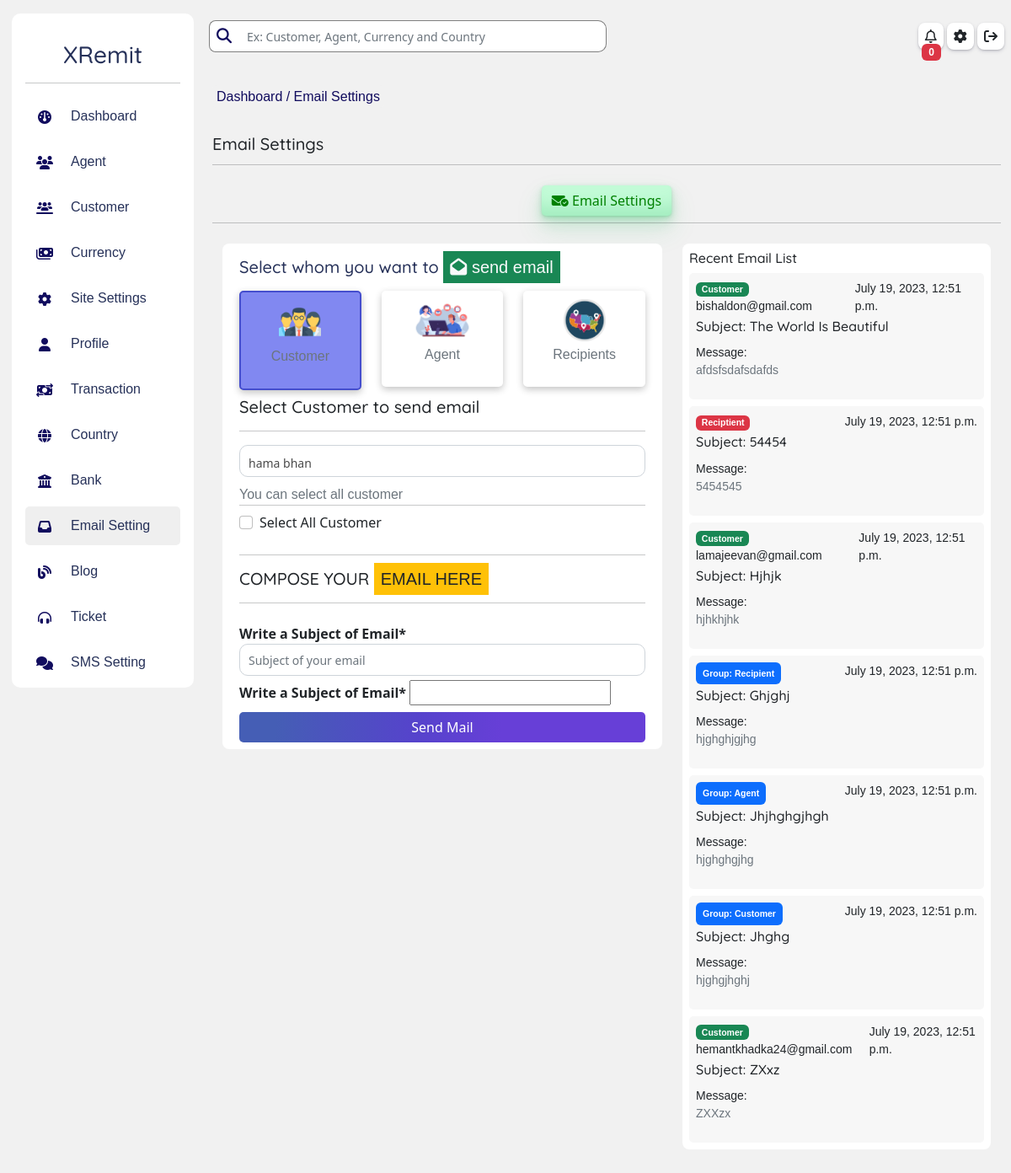
Page /owner/email-setting on the earlier database version.
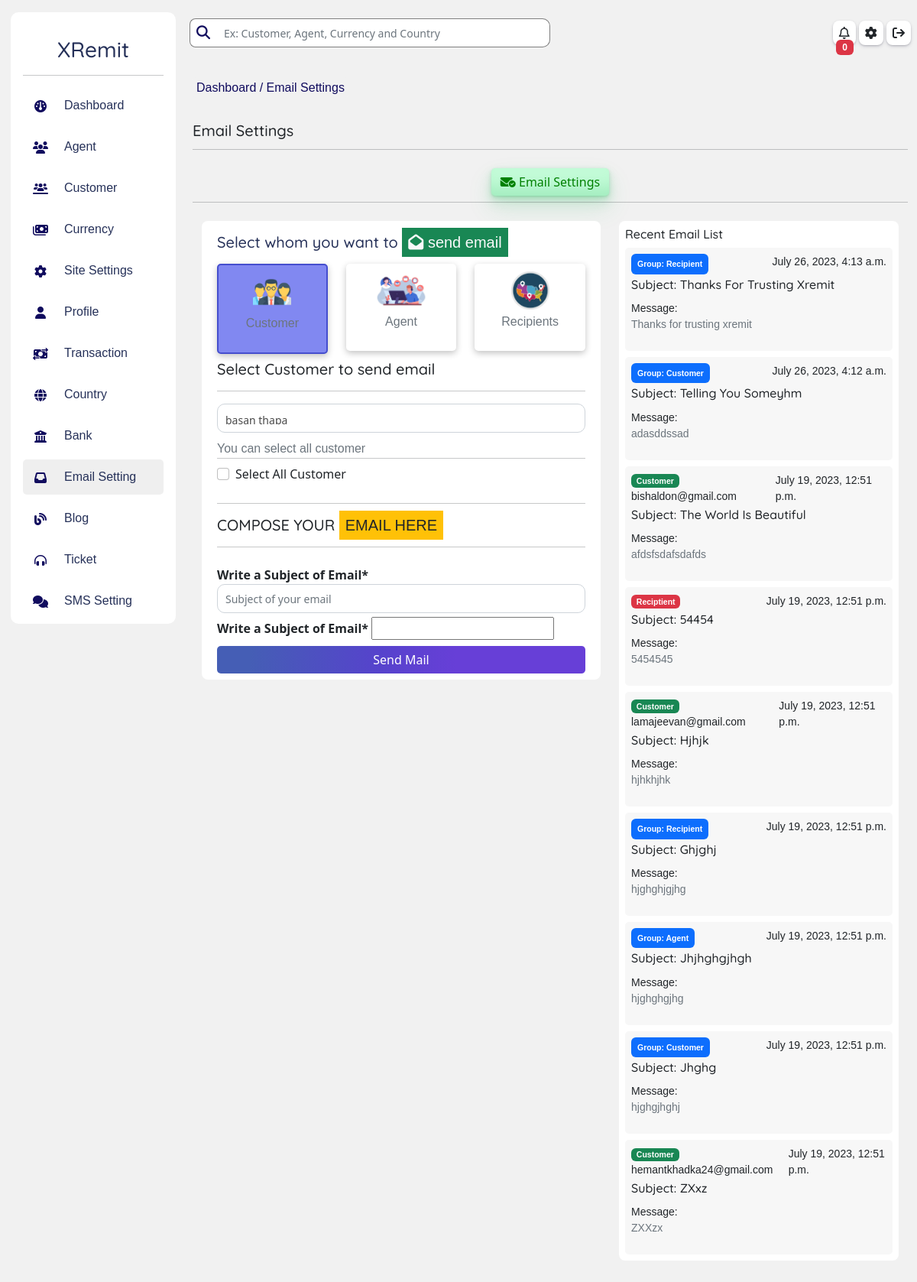
Same page on the later database version.
### homepage/models.py (models this page shows, shortened)
class EmailList(models.Model):
    customer = models.ForeignKey(Customer, related_name='customer_email', on_delete=models.CASCADE, null = True, blank=True)
    reciptient = models.ForeignKey(Recipient, related_name='email_recipient', on_delete=models.DO_NOTHING, null = True, blank= True)
    agent = models.ForeignKey(Agent, related_name='agent_email', on_delete=models.CASCADE, null = True, blank=True)
    subject = models.CharField(max_length=200)
    message = RichTextUploadingField()
    group = models.CharField(max_length=200, choices=(
        ('Agent', 'Agent'),
        ('Customer', 'Customer'),
        ('Recipient', 'Recipient'),
        ('All', 'All'),
        ('Individual', 'Individual')
    ), default= 'Individual')
    created_at = models.DateTimeField(auto_now_add=True)
    updated_at = models.DateTimeField(auto_now=True)

class Customer(models.Model):
    admin = models.OneToOneField(CustomUser, related_name ="customer", on_delete=models.CASCADE, null = True, blank = True)
    number = models.BigIntegerField(null = True)
    mail_address = models.CharField(max_length=100, null = True, blank = True)
    state = models.CharField(max_length=100, null = True, blank = True)
    zip_code = models.IntegerField(null = True, blank = True)
    city = models.CharField(max_length=100, null = True, blank = True)
    country = models.ForeignKey(Country, related_name='customer_country', on_delete=models.CASCADE, null = True, blank= True)
    address = models.CharField(max_length = 200, null = True, blank = True)
    profil_pic = models.ImageField(upload_to ="profile_pic/customer/", null = True, blank = True)
    created_at = models.DateTimeField(auto_now_add= True)
    added_by = models.ForeignKey(CustomUser, null=True, blank = True, related_name = 'student_adder', on_delete = models.CASCADE)
    updated_at = models.DateTimeField(auto_now=True)
    banned = models.BooleanField(default=False)
    security = models.CharField(max_length=200, choices=(
        ('email', 'email'),
        ('sms', 'sms'),
        ('both', 'both'),
        ('none','none')
    ), default='none', null= True, blank = True)
    kyc_verified = models.BooleanField(default=False)
    rejected = models.BooleanField(default=False)
    objects = models.Manager()

class CustomUser(AbstractUser):
    user_type_data = (("owner", "owner"), ("agent", 'agent'), ("customer", 'customer'))
    user_type = models.CharField(default = "owner", choices = user_type_data, max_length = 20)
    email = models.EmailField(unique = True)

### owner/views.py (the view, shortened to what this page needs)
# urls.py: path('email-setting', views.emailSetting, name = "emailSetting"),
def emailSetting(request):
    email = EmailSetting.objects.all()
    form = EmailSettingForm()
    if email:
        for i in email:
            email = i
            form = EmailSettingForm(instance=i)
            break
    dist = {
        'form': form,
        'email':email,
        'all_email':EmailList.objects.all().order_by('-id'),
        'customer':Customer.objects.all().order_by('-id'),
        'agent':Agent.objects.all().order_by('-id'),
        'recipient': Recipient.objects.all().order_by('-id'),
        'sendform':EmailListForm()
    }
    noti = notification()
    dist.update(noti)
    return render(request, "owner/email.html", dist)

### template/owner/email.html (shortened to what this page needs)
{% extends 'owner/dashboard.html' %}
{% load static %}
{% block inside %}
<div class="row p-0 m-0 mt-3">
    <div class="mt-3 mb-3">
      <span class="breadcum">
        <a href="{%url 'owner:dashboard'%}">
            Dashboard
        </a>/
        Email Settings
      </span>
    </div>
    <div class="row m-0  mt-3">
        <h5 class="p-0">
           Email Settings
        </h5>
        <div class="row p-0 m-0 mt-1">
            <hr>
            <div class="col-12 p-2">
                    <div class="text-center">
                        <button class="btn btn-success" data-bs-toggle="modal"
                        data-bs-target="#exampleModal">
                            <i class="fa fa-envelope-circle-check"></i>
                            Email Settings
                        </button>
                    </div>
                    </div>
            </div>
            <hr>
            <div class="col-lg-7 col-12 mt-2">
                <div class="p-2" id = "login-card">
                    <div class="row m-0 mt-2">
                        <h5 class="text-primary">
                            Select whom you want to
                            <span class="bg-success text-light p-2">
                                <i class="fa fa-envelope-open"></i> send email
                            </span>
                        </h5>
                        <div class="col-lg-4 col-4 text-center mt-2 " id="customer">
                            <div class="docFile box selected" onclick="selectEmail(this, 'customer')">
                            <img src="{%static 'resources/customer.png'%}" alt="" >
                            <p class="text-secondary  mt-1">
                                Customer
                            </p>
                            </div>
                        </div>
                        <div class="col-lg-4 col-4  text-center mt-2" id="agent">
                        <div class="docFile box" onclick="selectEmail(this, 'agent')">
                            <img src="{%static 'resources/agent.png'%}" alt="">
                            <p class="text-secondary  mt-1">
                            Agent
                            </p>
                        </div>
                        </div>
                        <div class="col-lg-4 col-4  text-center mt-2" id="receip">
                            <div class="docFile box" onclick="selectEmail(this, 'receip')">
                              <img src="{%static 'resources/region.png'%}" alt="">
                              <p class="text-secondary  mt-1">
                                Recipients
                              </p>
                            </div>
                        </div>
                        <div class="col-12 mt-2" id="customerList">
                            <h5>Select Customer to send email</h5>
                            <hr>
                            <select name="customer" id="customer"  class="form-control mb-2" onchange="getCustomerValue(this);">
                                {% for i in customer  %}
                                    <option value="{{i.id}}">{{i.admin.first_name}}
                                        {{i.admin.last_name}}
                                    </option>
                                {% endfor %}
                            </select>
                            <span class="text-secondary mt-2">
                               You can select all customer
                            </span>
                            <hr class="m-0">
                            <div class="form-check mt-2">
                                <input class="form-check-input"  name="allCustomer" type="checkbox" value="" id="allCustomer" onchange="getCustomerValueAll();">
                                <label class="form-check-label" for="flexCheckDefault">
                                    Select All Customer
                                </label>
                            </div>
                        </div>
                        <div class="col-12 mt-2" id="sendEmail">
                            <hr>
                            <h5>COMPOSE YOUR
                                <span class="bg-warning p-2">
                                    EMAIL HERE
                                </span>
                                </h5>
                            <hr>
                            <form action="" method="post">
                                <label class="mt-2" for="">
                                    <b>
                                        Write a Subject of Email*
                                    </b>
                                </label>
                                {{sendform.subject}}
                                <label class="mt-2" for="">
                                    <b>
                                        Write a Subject of Email*
                                    </b>
                                </label>
                                {{sendform.message}}
                                <button class="btn btn-primary mt-2 w-100" type="submit">
                                    Send Mail
                                </button>
                            </form>
                        </div>
                    </div>
                </div>
            </div>
            <div class="col-lg-5 col-12 mt-2">
                <div class="p-2" id="login-card">
                    <h6>Recent Email List</h6>
                    {% for i in all_email %}
                        <div class="emailBox mt-2 p-2">
                            <div class="d-flex justify-content-between">
                                <small>
                                    {% if  i.group  == "Individual"%}
                                        {% if i.customer %}
                                        <span class="badge bg-success">
                                            Customer
                                        </span>
                                        {{i.customer.admin.email}}
                                        {% endif %}
                                        {% if i.reciptient %}
                                            <span class="badge bg-danger">
                                                Reciptient
                                            </span>
                                        {% endif %}
                                    {%else%}
                                        <span class="badge bg-primary p-2">
                                            Group:
                                            {{i.group}}
                                        </span>
                                    {% endif %}
                                </small>
                                <small>
                                    {{i.created_at}}
                                </small>
                            </div>
                            <h6 class="mt-1  text-capitalize">
                                Subject:
                                {{i.subject}}
                            </h6>
                            <small class="mt-1">
                                    Message:
                                    <span class="text-secondary">
                                        {{i.message|safe|truncatewords:20}}
                                    </span>
                            </small>
                        </div>
                    {% endfor %}
                </div>
            </div>
        </div>
</div>
{% endblock inside %}

Differences in the rows shown:
added EmailList: group "Recipient", created_at "July 26, 2023, 4:13 a.m.", subject "Thanks For Trusting Xremit", message "Thanks for trusting xremit"
added EmailList: group "Customer", created_at "July 26, 2023, 4:12 a.m.", subject "Telling You Someyhm", message "adasddssad"
Other differences:
form field customer: "hama bhan" → "basan thapa"
